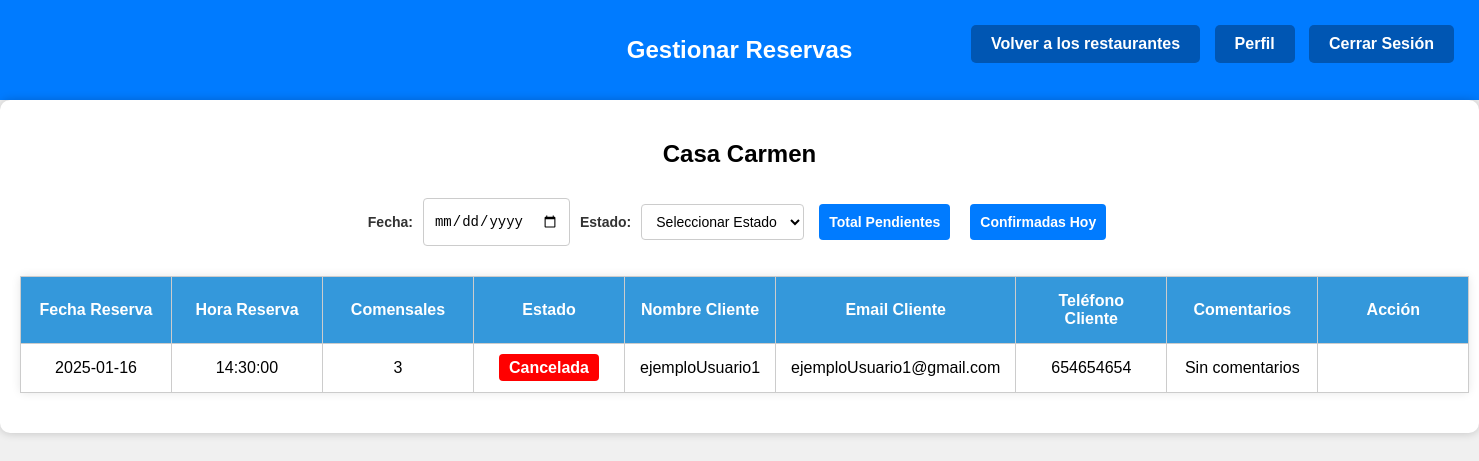
The app's page /src/Views/gestionar_reservas.php?id=45 (signed in) with its own data.
### tables this page shows
CREATE TABLE `restaurantes` (
  `id` int(11) NOT NULL,
  `nombre` varchar(100) NOT NULL,
  `direccion` varchar(255) DEFAULT NULL,
  `numero_direccion` int(15) NOT NULL,
  `ciudad` varchar(40) NOT NULL,
  `telefono` varchar(15) DEFAULT NULL,
  `email` varchar(100) DEFAULT NULL,
  `capacidad_total` int(11) DEFAULT NULL,
  `url_menu_pdf` varchar(255) DEFAULT NULL,
  `horario_apertura` varchar(100) DEFAULT NULL,
  `horario_cierre` varchar(100) DEFAULT NULL,
  `descripcion` text DEFAULT NULL,
  `Url_Foto` varchar(255) DEFAULT NULL,
  `propietario_id` int(11) NOT NULL,
  `precio_medio` int(11) NOT NULL DEFAULT 0
);

CREATE TABLE `reservas` (
  `id_reserva` int(11) NOT NULL,
  `id_usuario` int(11) NOT NULL,
  `id_restaurante` int(11) NOT NULL,
  `fecha_reserva` date NOT NULL,
  `hora_reserva` time NOT NULL,
  `numero_comensales` int(11) NOT NULL,
  `estado_reserva` enum('Pendiente','Confirmada','Finalizada','Cancelada') DEFAULT 'Pendiente',
  `comentarios` text DEFAULT NULL
);

CREATE TABLE `usuarios` (
  `id` int(11) NOT NULL,
  `nombre_usuario` varchar(50) NOT NULL,
  `contrasena` varchar(255) NOT NULL,
  `email` varchar(100) NOT NULL,
  `nombre` varchar(50) NOT NULL,
  `apellidos` varchar(100) NOT NULL,
  `telefono` int(11) NOT NULL,
  `favorito` tinyint(1) DEFAULT 0,
  `tipo_usuario` int(11) NOT NULL DEFAULT 1
);

### src/Models/Reserva/ReservaDAO.php (called while the page is built, shortened)
<?php
class ReservaDAO
{
    private $conexion;
    public function __construct($conexion)
    {
        $this->conexion = $conexion;
    }
    public function obtenerReservasPorRestaurante($restauranteId, $fechaReserva = null, $estado = null)
    {
        $sql = "SELECT *, nombre AS nombre_cliente, email AS email_cliente, telefono AS telefono_cliente
            FROM reservas
            JOIN usuarios ON id_usuario = id
            WHERE id_restaurante = :restauranteId";
        if ($fechaReserva) {
            $sql .= " AND fecha_reserva = :fechaReserva";
        }
        $stmt = $this->conexion->prepare($sql);
        $stmt->bindParam(':restauranteId', $restauranteId, PDO::PARAM_INT);
        if ($fechaReserva) {
            $stmt->bindParam(':fechaReserva', $fechaReserva);
        }
        $stmt->execute();
        return $stmt->fetchAll(PDO::FETCH_ASSOC);
    }
    public function obtenerNombreRestaurante($restauranteId)
    {
        $sql = "SELECT nombre FROM restaurantes WHERE id = ?";
        $stmt = $this->conexion->prepare($sql);
        $stmt->execute([$restauranteId]);
        return $stmt->fetchColumn();
    }
}
?>

### src/Views/gestionar_reservas.php (the view, shortened to what this page needs)
<?php
require_once("../Models/Reserva/ReservaDAO.php");
$conexion = obtenerPdoConexionBD();
$restauranteId = $_GET['id'];
$fechaReserva = isset($_GET['fecha_reserva']) ? $_GET['fecha_reserva'] : date('Y-m-d');
$estado = isset($_GET['estado']) ? $_GET['estado'] : null;
$reservaDAO = new ReservaDAO($conexion);
$reservas = $reservaDAO->obtenerReservasPorRestaurante($restauranteId, $fechaReserva, $estado);
$nombreRestaurante = $reservaDAO->obtenerNombreRestaurante($restauranteId);
?>
<!DOCTYPE html>
<html lang="es">
<head>
    <link rel="stylesheet" href="../../styles.css">
</head>
<body>
<div class="header">
    <h1>Gestionar Reservas</h1>
    <div class="buttons">
        <a href="inicio.php" class="button">Volver a los restaurantes</a>
        <a href="perfil.php" class="button">Perfil</a>
        <a href="../Controls/cerrar_sesion.php" class="button">Cerrar Sesión</a>
    </div>
</div>
<div class="container">
    <div class="content">
        <h2><?php echo htmlspecialchars($nombreRestaurante); ?></h2>
        <div class="filtros">
            <form method="GET" action="">
                <label for="fecha_reserva">Fecha:</label>
                <input type="date" id="fecha_reserva" name="fecha_reserva"
                       value="<?php echo isset($_GET['fecha_reserva']) ? htmlspecialchars($_GET['fecha_reserva']) : ''; ?>">
                <label for="estado">Estado:</label>
                <select id="estado" name="estado">
                    <option value="">Seleccionar Estado</option>
                </select>
                <button type="button" id="filtrarPendientes" class="button">Total Pendientes</button>
                <button type="button" id="filtrarConfirmadasHoy" class="button">Confirmadas Hoy</button>
            </form>
        </div>
        <?php if (empty($reservas)): ?>
            <p>No hay reservas para este restaurante.</p>
        <?php else: ?>
            <table class="tabla">
                <thead>
                <tr>
                    <th>Fecha Reserva</th>
                    <th>Hora Reserva</th>
                    <th>Comensales</th>
                    <th>Estado</th>
                    <th>Nombre Cliente</th>
                    <th>Email Cliente</th>
                    <th>Teléfono Cliente</th>
                    <th>Comentarios</th>
                    <th>Acción</th>
                </tr>
                </thead>
                <tbody id="reservas-lista">
                <?php foreach ($reservas as $reserva): ?>
                    <tr data-reserva-id="<?php echo $reserva['id_reserva']; ?>">
                        <td><?php echo htmlspecialchars($reserva['fecha_reserva']); ?></td>
                        <td><?php echo htmlspecialchars($reserva['hora_reserva']); ?></td>
                        <td><?php echo htmlspecialchars($reserva['numero_comensales']); ?></td>
                        <td>
                        <span class="estado <?php echo strtolower($reserva['estado_reserva']); ?>">
                            <?php echo htmlspecialchars($reserva['estado_reserva']); ?>
                        </span>
                        </td>
                        <td><?php echo htmlspecialchars($reserva['nombre_cliente']); ?></td>
                        <td><?php echo htmlspecialchars($reserva['email_cliente']); ?></td>
                        <td><?php echo htmlspecialchars($reserva['telefono_cliente']); ?></td>
                        <td>
                            <?php
                            echo htmlspecialchars(!empty($reserva['comentarios']) ? $reserva['comentarios'] : 'Sin comentarios');
                            ?>
                        </td>
                        <td>
                        </td>
                    </tr>
                <?php endforeach; ?>
                </tbody>
            </table>
        <?php endif; ?>
    </div>
</div>
</body>
</html>

### styles.css (style rules this page uses)
body { font-family: Arial, sans-serif; background-color: #f0f0f0; margin: 0; padding: 0; text-align: center; }
.container { max-width: 100%; margin: 0 auto; background-color: #ffffff; border-radius: 10px; box-shadow: 0px 0px 10px rgba(0, 0, 0, 0.2); position: relative; }
.header { background-color: #007bff; color: #fff; padding: 20px; text-align: center; }
h1 { font-size: 24px; }
.tabla { border-collapse: collapse; width: 80%; margin: 20px auto; background-color: #fff; border-radius: 5px; box-shadow: 0px 0px 10px rgba(0, 0, 0, 0.1); }
.tabla th, .tabla td { min-width: 120px; padding: 12px; text-align: center; border: 1px solid #ccc; }
.tabla th { background-color: #3498db; color: #fff; }
.tabla tr:nth-child(odd) { background-color: #ffffff; }
.buttons { text-align: right; position: absolute; top: 20px; right: 20px; }
.button { display: inline-block; background-color: #0056b3; color: #fff; text-decoration: none; padding: 10px 20px; margin: 5px; border-radius: 5px; font-weight: bold; }
.content { text-align: center; padding: 20px; }
form { text-align: left; padding: 10px; }
label { display: block; margin: 10px 0; }
select { padding: 12px; border: 1px solid #ccc; border-radius: 5px; font-size: 14px; background-color: #fff; cursor: pointer; }
.tabla { border-collapse: collapse; max-width: 70%; width: auto; border: 1px solid #ccc; background-color: #fff; border-radius: 5px; margin: 20px auto; }
.tabla th, .tabla td { border: 1px solid #ccc; padding: 15px; text-align: center; }
.estado { padding: 0.3rem 0.6rem; border-radius: 4px; color: white; font-weight: bold; text-align: center; }
.estado.cancelada { background-color: red; }
.filtros { display: flex; flex-direction: column; align-items: center; justify-content: center; margin: 20px auto; text-align: center; }
.filtros form { display: flex; align-items: center; gap: 10px; flex-wrap: nowrap; width: auto; }
.filtros label { font-size: 14px; font-weight: bold; color: #333; white-space: nowrap; }
.filtros input[type="date"], .filtros select, .filtros .button { height: 36px; padding: 5px 10px; font-size: 14px; border: 1px solid #ccc; border-radius: 4px; outline: none; transition: border-color 0.3s; flex-shrink: 0; }
.filtros .button { background-color: #007BFF; color: #fff; border: none; cursor: pointer; }

### records on screen
restaurantes: nombre "Casa Carmen"
reservas: fecha_reserva "2025-01-16", hora_reserva "14:30:00", numero_comensales "3", estado_reserva "Cancelada", id_usuario.nombre "ejemploUsuario1", id_usuario.email "ejemploUsuario1@gmail.com", id_usuario.telefono "654654654", comentarios "Sin comentarios"
